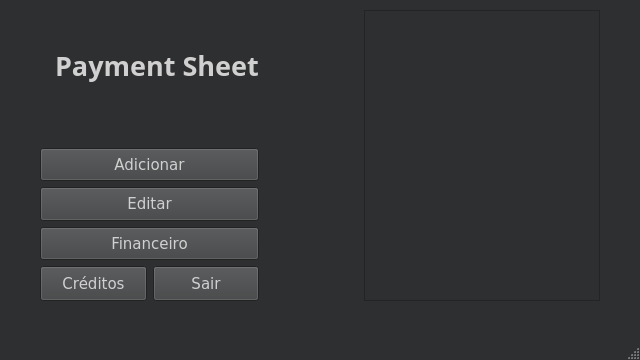
<?xml version="1.0" encoding="UTF-8"?>
<ui version="4.0">
 <class>MainWindow</class>
 <widget class="QMainWindow" name="MainWindow">
  <property name="geometry">
   <rect>
    <x>0</x>
    <y>0</y>
    <width>640</width>
    <height>360</height>
   </rect>
  </property>
  <property name="sizePolicy">
   <sizepolicy hsizetype="Fixed" vsizetype="Preferred">
    <horstretch>0</horstretch>
    <verstretch>0</verstretch>
   </sizepolicy>
  </property>
  <property name="minimumSize">
   <size>
    <width>640</width>
    <height>360</height>
   </size>
  </property>
  <property name="maximumSize">
   <size>
    <width>640</width>
    <height>360</height>
   </size>
  </property>
  <property name="palette">
   <palette>
    <active>
     <colorrole role="WindowText">
      <brush brushstyle="SolidPattern">
       <color alpha="255">
        <red>255</red>
        <green>255</green>
        <blue>255</blue>
       </color>
      </brush>
     </colorrole>
     <colorrole role="Button">
      <brush brushstyle="SolidPattern">
       <color alpha="255">
        <red>85</red>
        <green>85</green>
        <blue>127</blue>
       </color>
      </brush>
     </colorrole>
     <colorrole role="Light">
      <brush brushstyle="SolidPattern">
       <color alpha="255">
        <red>127</red>
        <green>127</green>
        <blue>190</blue>
       </color>
      </brush>
     </colorrole>
     <colorrole role="Midlight">
      <brush brushstyle="SolidPattern">
       <color alpha="255">
        <red>106</red>
        <green>106</green>
        <blue>158</blue>
       </color>
      </brush>
     </colorrole>
     <colorrole role="Dark">
      <brush brushstyle="SolidPattern">
       <color alpha="255">
        <red>42</red>
        <green>42</green>
        <blue>63</blue>
       </color>
      </brush>
     </colorrole>
     <colorrole role="Mid">
      <brush brushstyle="SolidPattern">
       <color alpha="255">
        <red>57</red>
        <green>57</green>
        <blue>85</blue>
       </color>
      </brush>
     </colorrole>
     <colorrole role="Text">
      <brush brushstyle="SolidPattern">
       <color alpha="255">
        <red>255</red>
        <green>255</green>
        <blue>255</blue>
       </color>
      </brush>
     </colorrole>
     <colorrole role="BrightText">
      <brush brushstyle="SolidPattern">
       <color alpha="255">
        <red>255</red>
        <green>255</green>
        <blue>255</blue>
       </color>
      </brush>
     </colorrole>
     <colorrole role="ButtonText">
      <brush brushstyle="SolidPattern">
       <color alpha="255">
        <red>0</red>
        <green>0</green>
        <blue>0</blue>
       </color>
      </brush>
     </colorrole>
     <colorrole role="Base">
      <brush brushstyle="SolidPattern">
       <color alpha="255">
        <red>0</red>
        <green>0</green>
        <blue>0</blue>
       </color>
      </brush>
     </colorrole>
     <colorrole role="Window">
      <brush brushstyle="SolidPattern">
       <color alpha="255">
        <red>35</red>
        <green>35</green>
        <blue>52</blue>
       </color>
      </brush>
     </colorrole>
     <colorrole role="Shadow">
      <brush brushstyle="SolidPattern">
       <color alpha="255">
        <red>0</red>
        <green>0</green>
        <blue>0</blue>
       </color>
      </brush>
     </colorrole>
     <colorrole role="AlternateBase">
      <brush brushstyle="SolidPattern">
       <color alpha="255">
        <red>42</red>
        <green>42</green>
        <blue>63</blue>
       </color>
      </brush>
     </colorrole>
     <colorrole role="ToolTipBase">
      <brush brushstyle="SolidPattern">
       <color alpha="255">
        <red>255</red>
        <green>255</green>
        <blue>220</blue>
       </color>
      </brush>
     </colorrole>
     <colorrole role="ToolTipText">
      <brush brushstyle="SolidPattern">
       <color alpha="255">
        <red>0</red>
        <green>0</green>
        <blue>0</blue>
       </color>
      </brush>
     </colorrole>
    </active>
    <inactive>
     <colorrole role="WindowText">
      <brush brushstyle="SolidPattern">
       <color alpha="255">
        <red>208</red>
        <green>208</green>
        <blue>208</blue>
       </color>
      </brush>
     </colorrole>
     <colorrole role="Button">
      <brush brushstyle="SolidPattern">
       <color alpha="255">
        <red>64</red>
        <green>65</green>
        <blue>66</blue>
       </color>
      </brush>
     </colorrole>
     <colorrole role="Light">
      <brush brushstyle="SolidPattern">
       <color alpha="255">
        <red>255</red>
        <green>255</green>
        <blue>255</blue>
       </color>
      </brush>
     </colorrole>
     <colorrole role="Midlight">
      <brush brushstyle="SolidPattern">
       <color alpha="255">
        <red>227</red>
        <green>227</green>
        <blue>227</blue>
       </color>
      </brush>
     </colorrole>
     <colorrole role="Dark">
      <brush brushstyle="SolidPattern">
       <color alpha="255">
        <red>64</red>
        <green>65</green>
        <blue>66</blue>
       </color>
      </brush>
     </colorrole>
     <colorrole role="Mid">
      <brush brushstyle="SolidPattern">
       <color alpha="255">
        <red>160</red>
        <green>160</green>
        <blue>160</blue>
       </color>
      </brush>
     </colorrole>
     <colorrole role="Text">
      <brush brushstyle="SolidPattern">
       <color alpha="255">
        <red>208</red>
        <green>208</green>
        <blue>208</blue>
       </color>
      </brush>
     </colorrole>
     <colorrole role="BrightText">
      <brush brushstyle="SolidPattern">
       <color alpha="255">
        <red>255</red>
        <green>51</green>
        <blue>51</blue>
       </color>
      </brush>
     </colorrole>
     <colorrole role="ButtonText">
      <brush brushstyle="SolidPattern">
       <color alpha="255">
        <red>208</red>
        <green>208</green>
        <blue>208</blue>
       </color>
      </brush>
     </colorrole>
     <colorrole role="Base">
      <brush brushstyle="SolidPattern">
       <color alpha="255">
        <red>46</red>
        <green>47</green>
        <blue>48</blue>
       </color>
      </brush>
     </colorrole>
     <colorrole role="Window">
      <brush brushstyle="SolidPattern">
       <color alpha="255">
        <red>46</red>
        <green>47</green>
        <blue>48</blue>
       </color>
      </brush>
     </colorrole>
     <colorrole role="Shadow">
      <brush brushstyle="SolidPattern">
       <color alpha="255">
        <red>105</red>
        <green>105</green>
        <blue>105</blue>
       </color>
      </brush>
     </colorrole>
     <colorrole role="AlternateBase">
      <brush brushstyle="SolidPattern">
       <color alpha="255">
        <red>53</red>
        <green>54</green>
        <blue>55</blue>
       </color>
      </brush>
     </colorrole>
     <colorrole role="ToolTipBase">
      <brush brushstyle="SolidPattern">
       <color alpha="255">
        <red>64</red>
        <green>65</green>
        <blue>66</blue>
       </color>
      </brush>
     </colorrole>
     <colorrole role="ToolTipText">
      <brush brushstyle="SolidPattern">
       <color alpha="255">
        <red>208</red>
        <green>208</green>
        <blue>208</blue>
       </color>
      </brush>
     </colorrole>
    </inactive>
    <disabled>
     <colorrole role="WindowText">
      <brush brushstyle="SolidPattern">
       <color alpha="255">
        <red>42</red>
        <green>42</green>
        <blue>63</blue>
       </color>
      </brush>
     </colorrole>
     <colorrole role="Button">
      <brush brushstyle="SolidPattern">
       <color alpha="255">
        <red>85</red>
        <green>85</green>
        <blue>127</blue>
       </color>
      </brush>
     </colorrole>
     <colorrole role="Light">
      <brush brushstyle="SolidPattern">
       <color alpha="255">
        <red>127</red>
        <green>127</green>
        <blue>190</blue>
       </color>
      </brush>
     </colorrole>
     <colorrole role="Midlight">
      <brush brushstyle="SolidPattern">
       <color alpha="255">
        <red>106</red>
        <green>106</green>
        <blue>158</blue>
       </color>
      </brush>
     </colorrole>
     <colorrole role="Dark">
      <brush brushstyle="SolidPattern">
       <color alpha="255">
        <red>42</red>
        <green>42</green>
        <blue>63</blue>
       </color>
      </brush>
     </colorrole>
     <colorrole role="Mid">
      <brush brushstyle="SolidPattern">
       <color alpha="255">
        <red>57</red>
        <green>57</green>
        <blue>85</blue>
       </color>
      </brush>
     </colorrole>
     <colorrole role="Text">
      <brush brushstyle="SolidPattern">
       <color alpha="255">
        <red>42</red>
        <green>42</green>
        <blue>63</blue>
       </color>
      </brush>
     </colorrole>
     <colorrole role="BrightText">
      <brush brushstyle="SolidPattern">
       <color alpha="255">
        <red>255</red>
        <green>255</green>
        <blue>255</blue>
       </color>
      </brush>
     </colorrole>
     <colorrole role="ButtonText">
      <brush brushstyle="SolidPattern">
       <color alpha="255">
        <red>42</red>
        <green>42</green>
        <blue>63</blue>
       </color>
      </brush>
     </colorrole>
     <colorrole role="Base">
      <brush brushstyle="SolidPattern">
       <color alpha="255">
        <red>35</red>
        <green>35</green>
        <blue>52</blue>
       </color>
      </brush>
     </colorrole>
     <colorrole role="Window">
      <brush brushstyle="SolidPattern">
       <color alpha="255">
        <red>35</red>
        <green>35</green>
        <blue>52</blue>
       </color>
      </brush>
     </colorrole>
     <colorrole role="Shadow">
      <brush brushstyle="SolidPattern">
       <color alpha="255">
        <red>0</red>
        <green>0</green>
        <blue>0</blue>
       </color>
      </brush>
     </colorrole>
     <colorrole role="AlternateBase">
      <brush brushstyle="SolidPattern">
       <color alpha="255">
        <red>53</red>
        <green>54</green>
        <blue>55</blue>
       </color>
      </brush>
     </colorrole>
     <colorrole role="ToolTipBase">
      <brush brushstyle="SolidPattern">
       <color alpha="255">
        <red>64</red>
        <green>65</green>
        <blue>66</blue>
       </color>
      </brush>
     </colorrole>
     <colorrole role="ToolTipText">
      <brush brushstyle="SolidPattern">
       <color alpha="255">
        <red>208</red>
        <green>208</green>
        <blue>208</blue>
       </color>
      </brush>
     </colorrole>
    </disabled>
   </palette>
  </property>
  <property name="windowTitle">
   <string>MainWindow</string>
  </property>
  <widget class="QWidget" name="centralwidget">
   <widget class="QWidget" name="layoutWidget">
    <property name="geometry">
     <rect>
      <x>0</x>
      <y>0</y>
      <width>641</width>
      <height>311</height>
     </rect>
    </property>
    <layout class="QGridLayout" name="gridLayout_2">
     <property name="sizeConstraint">
      <enum>QLayout::SetMaximumSize</enum>
     </property>
     <item row="1" column="2">
      <spacer name="horizontalSpacer">
       <property name="orientation">
        <enum>Qt::Horizontal</enum>
       </property>
       <property name="sizeHint" stdset="0">
        <size>
         <width>118</width>
         <height>20</height>
        </size>
       </property>
      </spacer>
     </item>
     <item row="1" column="4">
      <spacer name="horizontalSpacer_2">
       <property name="orientation">
        <enum>Qt::Horizontal</enum>
       </property>
       <property name="sizeHint" stdset="0">
        <size>
         <width>60</width>
         <height>20</height>
        </size>
       </property>
      </spacer>
     </item>
     <item row="1" column="0">
      <spacer name="horizontalSpacer_3">
       <property name="orientation">
        <enum>Qt::Horizontal</enum>
       </property>
       <property name="sizeHint" stdset="0">
        <size>
         <width>60</width>
         <height>20</height>
        </size>
       </property>
      </spacer>
     </item>
     <item row="2" column="2">
      <spacer name="verticalSpacer_2">
       <property name="orientation">
        <enum>Qt::Vertical</enum>
       </property>
       <property name="sizeType">
        <enum>QSizePolicy::Fixed</enum>
       </property>
       <property name="sizeHint" stdset="0">
        <size>
         <width>20</width>
         <height>10</height>
        </size>
       </property>
      </spacer>
     </item>
     <item row="1" column="1">
      <layout class="QGridLayout" name="gridLayout">
       <item row="3" column="0">
        <layout class="QHBoxLayout" name="horizontalLayout">
         <property name="sizeConstraint">
          <enum>QLayout::SetMinAndMaxSize</enum>
         </property>
         <item>
          <widget class="QPushButton" name="bt_credits">
           <property name="sizePolicy">
            <sizepolicy hsizetype="Fixed" vsizetype="Fixed">
             <horstretch>0</horstretch>
             <verstretch>0</verstretch>
            </sizepolicy>
           </property>
           <property name="maximumSize">
            <size>
             <width>250</width>
             <height>35</height>
            </size>
           </property>
           <property name="font">
            <font>
             <family>Verdana</family>
             <pointsize>11</pointsize>
            </font>
           </property>
           <property name="text">
            <string>Créditos</string>
           </property>
          </widget>
         </item>
         <item>
          <widget class="QPushButton" name="bt_exit">
           <property name="sizePolicy">
            <sizepolicy hsizetype="Fixed" vsizetype="Fixed">
             <horstretch>0</horstretch>
             <verstretch>0</verstretch>
            </sizepolicy>
           </property>
           <property name="maximumSize">
            <size>
             <width>250</width>
             <height>35</height>
            </size>
           </property>
           <property name="font">
            <font>
             <family>Verdana</family>
             <pointsize>11</pointsize>
            </font>
           </property>
           <property name="text">
            <string>Sair</string>
           </property>
          </widget>
         </item>
        </layout>
       </item>
       <item row="0" column="0">
        <widget class="QLabel" name="label_LOGO">
         <property name="font">
          <font>
           <family>Unispace</family>
           <pointsize>20</pointsize>
           <bold>true</bold>
          </font>
         </property>
         <property name="text">
          <string>      Payment Sheet</string>
         </property>
         <property name="textFormat">
          <enum>Qt::RichText</enum>
         </property>
         <property name="scaledContents">
          <bool>false</bool>
         </property>
         <property name="indent">
          <number>15</number>
         </property>
         <property name="textInteractionFlags">
          <set>Qt::NoTextInteraction</set>
         </property>
        </widget>
       </item>
       <item row="2" column="0">
        <layout class="QVBoxLayout" name="verticalLayout">
         <property name="sizeConstraint">
          <enum>QLayout::SetMaximumSize</enum>
         </property>
         <item>
          <widget class="QPushButton" name="bt_add">
           <property name="sizePolicy">
            <sizepolicy hsizetype="Preferred" vsizetype="Preferred">
             <horstretch>0</horstretch>
             <verstretch>0</verstretch>
            </sizepolicy>
           </property>
           <property name="font">
            <font>
             <family>Verdana</family>
             <pointsize>11</pointsize>
            </font>
           </property>
           <property name="text">
            <string>Adicionar</string>
           </property>
          </widget>
         </item>
         <item>
          <widget class="QPushButton" name="bt_edit">
           <property name="sizePolicy">
            <sizepolicy hsizetype="Preferred" vsizetype="Preferred">
             <horstretch>0</horstretch>
             <verstretch>0</verstretch>
            </sizepolicy>
           </property>
           <property name="maximumSize">
            <size>
             <width>250</width>
             <height>300</height>
            </size>
           </property>
           <property name="sizeIncrement">
            <size>
             <width>25</width>
             <height>0</height>
            </size>
           </property>
           <property name="font">
            <font>
             <family>Verdana</family>
             <pointsize>11</pointsize>
            </font>
           </property>
           <property name="text">
            <string>Editar</string>
           </property>
          </widget>
         </item>
         <item>
          <widget class="QPushButton" name="bt_financial">
           <property name="sizePolicy">
            <sizepolicy hsizetype="Preferred" vsizetype="Preferred">
             <horstretch>0</horstretch>
             <verstretch>0</verstretch>
            </sizepolicy>
           </property>
           <property name="maximumSize">
            <size>
             <width>250</width>
             <height>300</height>
            </size>
           </property>
           <property name="font">
            <font>
             <family>Verdana</family>
             <pointsize>11</pointsize>
            </font>
           </property>
           <property name="text">
            <string>Financeiro</string>
           </property>
          </widget>
         </item>
        </layout>
       </item>
       <item row="1" column="0">
        <spacer name="verticalSpacer">
         <property name="orientation">
          <enum>Qt::Vertical</enum>
         </property>
         <property name="sizeType">
          <enum>QSizePolicy::Fixed</enum>
         </property>
         <property name="sizeHint" stdset="0">
          <size>
           <width>20</width>
           <height>20</height>
          </size>
         </property>
        </spacer>
       </item>
      </layout>
     </item>
     <item row="0" column="2">
      <spacer name="verticalSpacer_3">
       <property name="orientation">
        <enum>Qt::Vertical</enum>
       </property>
       <property name="sizeType">
        <enum>QSizePolicy::Fixed</enum>
       </property>
       <property name="sizeHint" stdset="0">
        <size>
         <width>20</width>
         <height>10</height>
        </size>
       </property>
      </spacer>
     </item>
     <item row="1" column="3">
      <widget class="QListWidget" name="listWidget">
       <property name="enabled">
        <bool>true</bool>
       </property>
      </widget>
     </item>
    </layout>
   </widget>
  </widget>
  <widget class="QMenuBar" name="menubar">
   <property name="geometry">
    <rect>
     <x>0</x>
     <y>0</y>
     <width>640</width>
     <height>21</height>
    </rect>
   </property>
  </widget>
  <widget class="QStatusBar" name="statusbar"/>
 </widget>
 <resources/>
 <connections/>
</ui>
